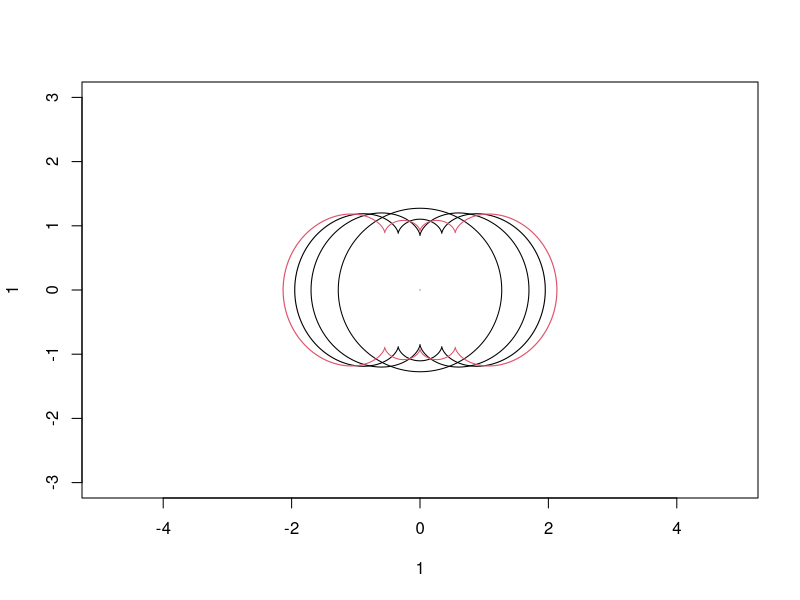
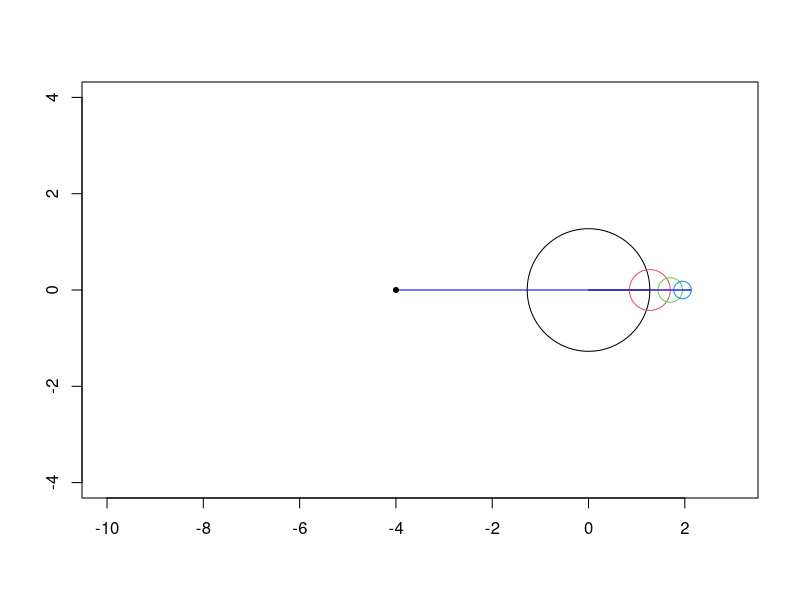
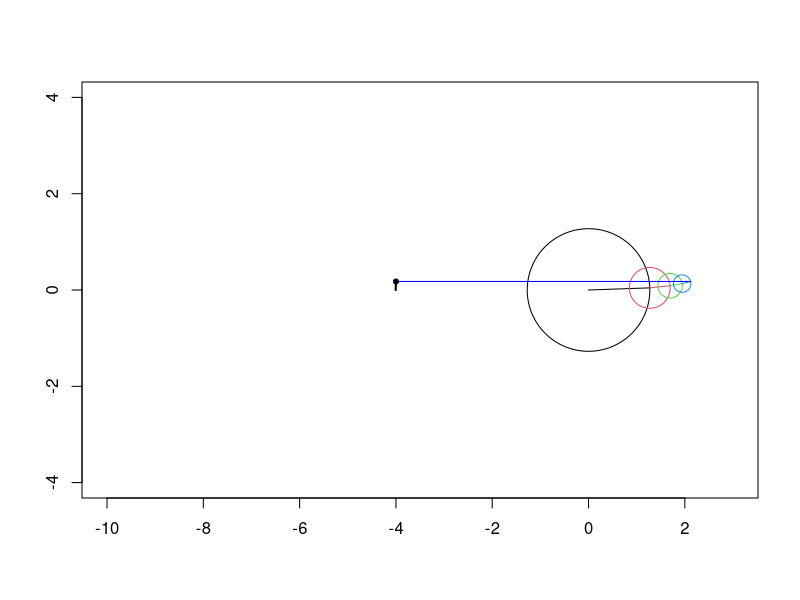
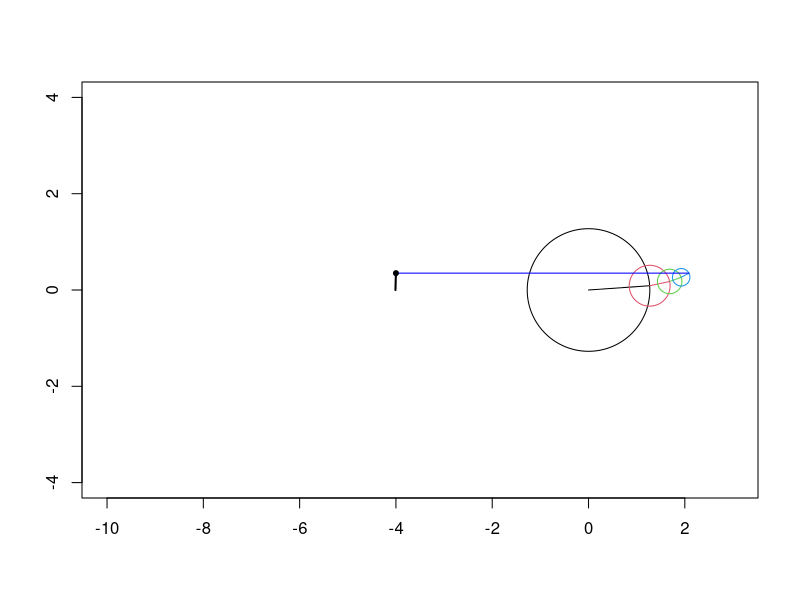
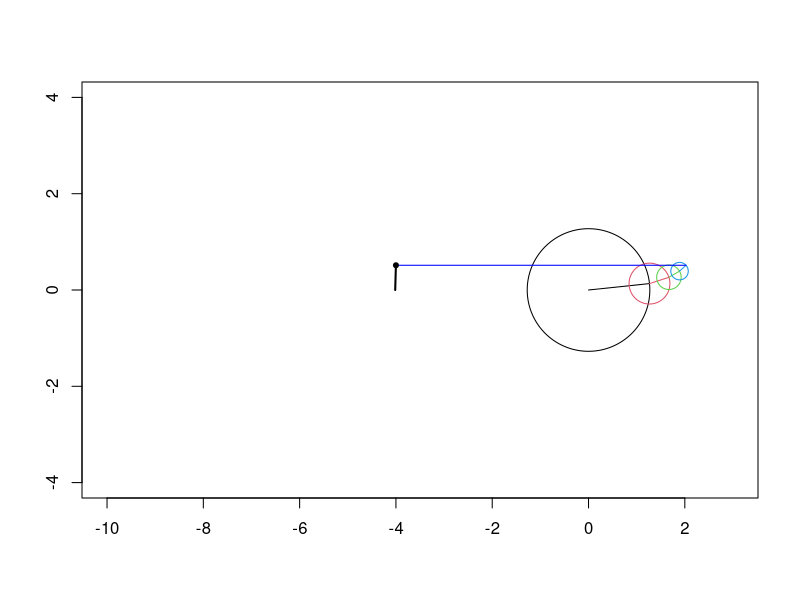
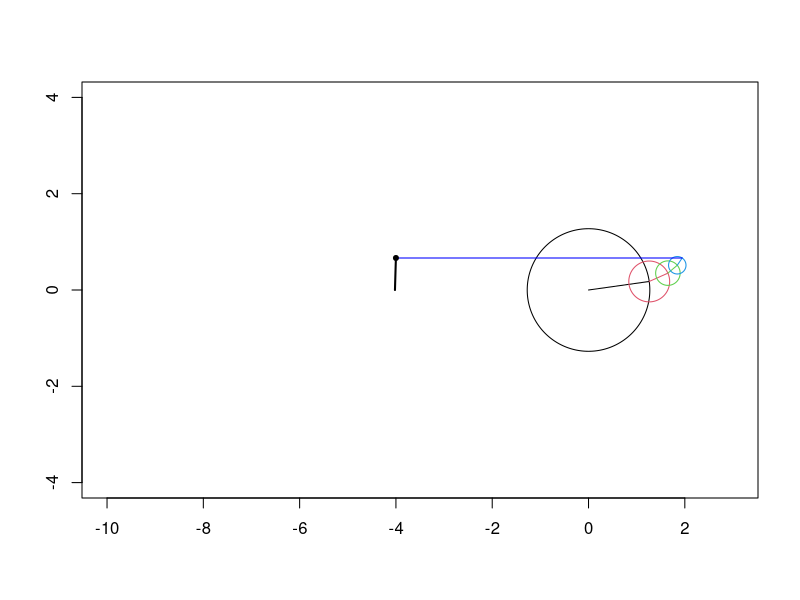
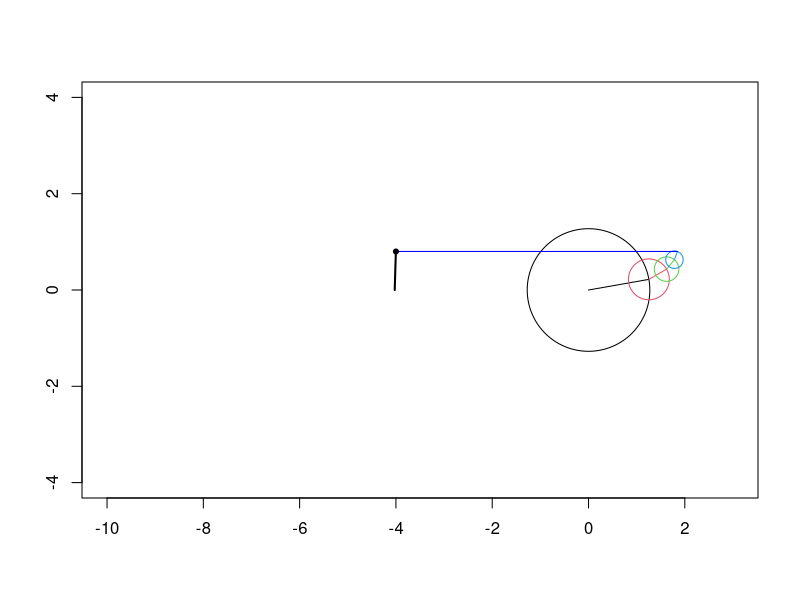
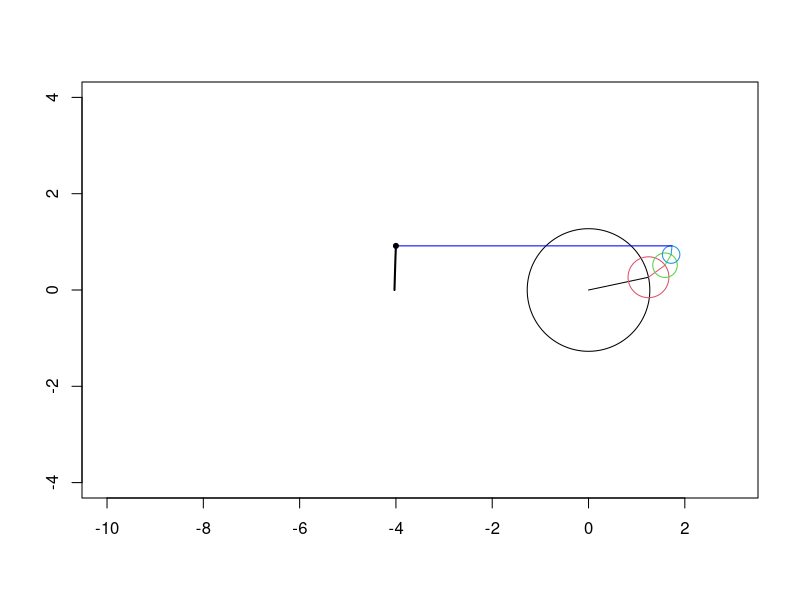

These charts were generated, in order, by the following R code:
########################################################################################
# This code of R isn't function
#
# It's demo the Fourier series square wave which like the link of wiki
#
# https://en.wikipedia.org/wiki/File:Fourier_series_square_wave_circles_animation.gif
#
# which output can build to a video
#
# you can change the pixel of the code where like this
#
# png(file = paste("path of picture saved",k,".png",sep=""),width = 1920, height = 1080)
# 
# remeber: un-# on ""#dev.off()"" (which is for functoin"png")
#######################################################################################

#How many picture per sec(frames)
fra=30

#How many times of circle rounds
n=5

#How long paid of one circle(sec)
ts=6

A=seq(0,n*2*pi,length.out=n*ts*fra)

#unit radius
r=4

#ratios of amplitude(you can add others or re-sort of them ex: cr <- rev(c(5,3,6,2)))
cr=c(1,3,5,7)


cf=function(l)r*rbind(cos(l*A),sin(l*A))/(l*pi)

#calculas for all 
cicl=array(0,dim=c(2,length(A)))
for ( i in 1:length(cr)){ cicl=rbind(cicl,cicl[c(-1,0)+i*2,]+cf(cr[i])) }

#plot for center locus (can be passed)
plot(1,1,col=0,xlim=c(-3,3),ylim=c(-3,3),asp=1)
lines(cicl[1,],cicl[2,],typ="l",col=1,asp=1) #locus of first circle
lines(cicl[3,],cicl[4,],typ="l",col=1,asp=1) #locus of second circle
lines(cicl[5,],cicl[6,],typ="l",col=1,asp=1)
lines(cicl[7,],cicl[8,],typ="l",col=1,asp=1)
lines(cicl[9,],cicl[10,],typ="l",col=2,asp=1)



wpo=NULL

for (k in 1:length(A)){
	#png(file = paste("path of picture saved",k,".png",sep=""),width = 1920, height = 1080)
	plot(NULL,col=0,xlim=c(-10,3),ylim=c(-3,3),asp=1,xlab="",ylab="")
	for(i in 1:length(cr)){
		X=cf(cr[i])+cicl[c(i*2-1,i*2),k]
		lines(t(cbind(X,X[,1])),col=i)
		lines(cicl[c(i*2-1,i*2+1),k],cicl[c(i*2,(i+1)*2),k],col=i)
		}
	lines(c(cicl[(i+1)*2-1,k],-4),cicl[c(i+1,i+1)*2,k],col="blue")
	points(c(-4),cicl[(i+1)*2,k],pch=20)
	wpo=cbind(wpo+c(-1/200,0),c(-4,cicl[(i+1)*2,k]))
	lines(wpo[1,],wpo[2,],lwd=2)
	#dev.off()
	}


